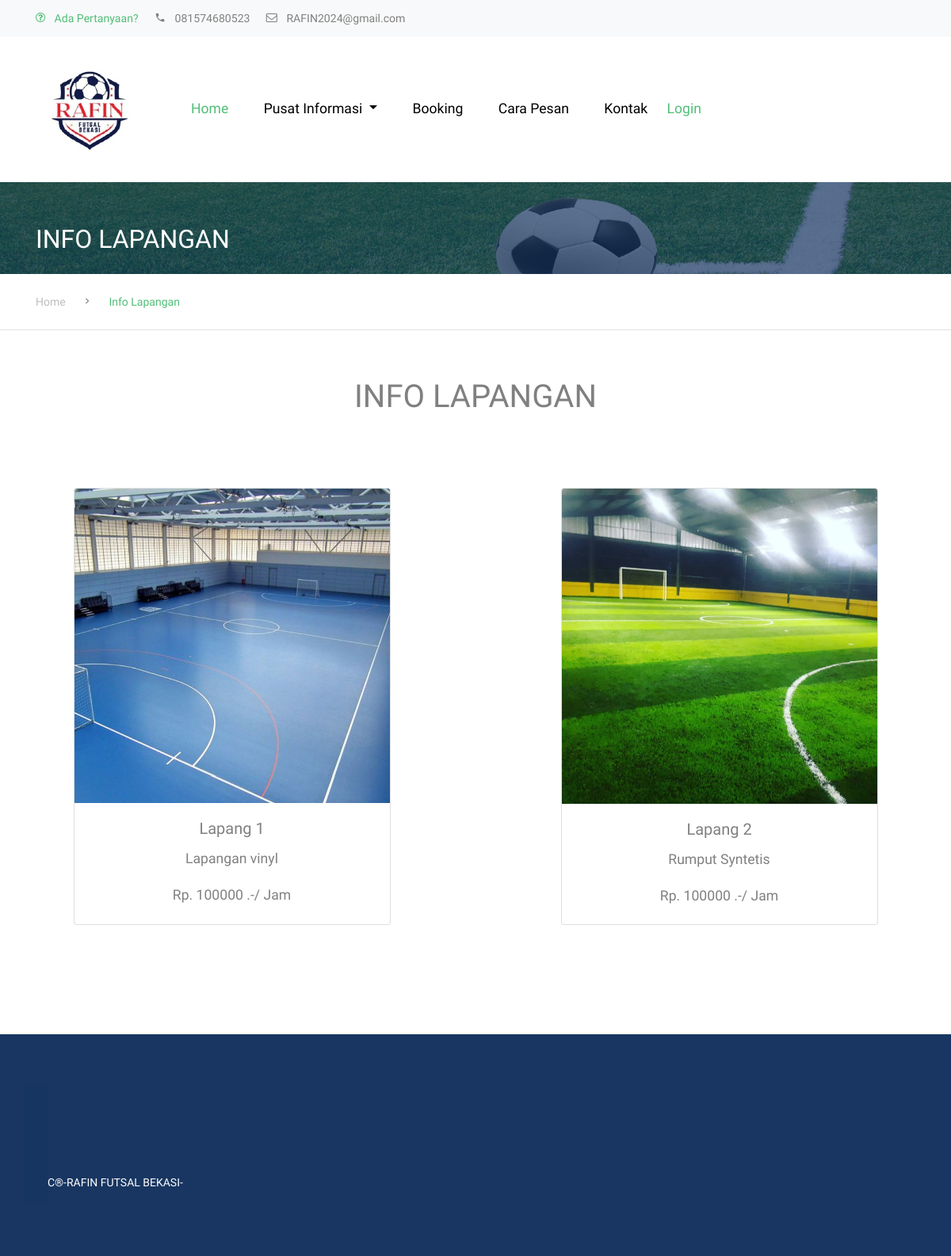
/index.php/data_lapang, run on the app's committed database.
### tables this page shows
CREATE TABLE `tb_lapang` (
  `id_lapang` int(11) NOT NULL,
  `keterangan` varchar(50) NOT NULL,
  `harga` int(11) NOT NULL,
  `gambar` text NOT NULL
);

### application/controllers/data_lapang.php (called while the page is built, shortened)
<?php
class data_lapang extends CI_Controller{
	function __construct(){
		$this->load->model('model_lapang');
                $this->load->helper('url');
	}
	function index()
	{
		$data['user'] = $this->model_lapang->tampil_data()->result();
		$this->load->view('templates_pengunjung/header');
		$this->load->view('data_lapang',$data);
		$this->load->view('templates_pengunjung/footer');
	}
}

### index.php (called while the page is built, shortened)
<?php
require_once BASEPATH.'core/CodeIgniter.php';

### application/models/model_lapang.php (called while the page is built, shortened)
<?php
class model_lapang extends CI_Model{
	function tampil_data(){
		return $this->db->get('tb_lapang');
	}
}

### application/views/data_lapang.php (the view, shortened to what this page needs)
<br><br><br>
<br><br>
<div class="site-section ftco-subscribe-1 site-blocks-cover pb-4" style="background-image: url('assets/images/lp3.jpg')">
        <div class="container">
          <div class="row align-items-end">
            <div class="col-lg-7">
              <h2 class="mb-0">INFO LAPANGAN</h2>
            </div>
          </div>
        </div>
      </div>
     <div class="custom-breadcrumns border-bottom">
      <div class="container">
        <a href="<?= base_url('dashboard') ?>">Home</a>
        <span class="mx-3 icon-keyboard_arrow_right"></span>
        <span class="current">Info Lapangan</span>
      </div>
    </div>
<br><br>
<center><strong><h1>INFO LAPANGAN</h1></strong></center>
<br><br>
<div class="row text-center mt-4">
	<?php
		foreach($user as $u){
		?>
<div class="card ml-3 mb-5 mx-auto" style="width: 25rem;">
  <img src="<?= base_url().'/upload/'.$u->gambar ?>" class="card-img-top" alt="...">
  <div class="card-body">
    <h5 class="card-title">Lapang <?= $u->id_lapang ?></h5>
    <p class="card-text"><?= $u->keterangan ?></p>
    <p class="card-text">Rp. <?= $u->harga ?> .-/ Jam</p>
  </div>
</div>
<?php } ?>
</div>
<br><br><br>

### assets/css/style.css (style rules this page uses)
body { line-height: 1.7; color: gray; font-weight: 300; font-size: 1.1rem; }
a { -webkit-transition: .3s all ease; -o-transition: .3s all ease; transition: .3s all ease; }
h1, h2, h3, h4, h5, .h1, .h2, .h3, .h4, .h5 { font-family: "Muli", -apple-system, BlinkMacSystemFont, "Segoe UI", Roboto, "Helvetica Neue", Arial, sans-serif, "Apple Color Emoji", "Segoe UI Emoji", "Segoe UI Symbol", "Noto Color Emoji"; }
.site-section { padding: 2.5em 0; }
@media (min-width: 768px) { .site-section { padding: 5em 0; } }
.site-navbar .site-navigation .site-menu a { text-decoration: none !important; display: inline-block; }
.site-mobile-menu .site-nav-wrap a { padding: 10px 20px; display: block; position: relative; color: #212529; }
.site-mobile-menu .site-nav-wrap > li > ul > li > a { padding-left: 40px; font-size: 16px; }
.custom-breadcrumns { padding: 20px 0; }
.custom-breadcrumns span, .custom-breadcrumns a { font-size: 14px; }
.custom-breadcrumns a { display: inline-block; color: #bdbdbd; }
.custom-breadcrumns .current { color: #51be78; }
.ftco-subscribe-1 { background-size: cover; background-position: center center; background-repeat: no-repeat; position: relative; }
.ftco-subscribe-1:before { position: absolute; content: ""; background: #183661; opacity: .7; z-index: 1; top: 0; left: 0; right: 0; bottom: 0; }
.ftco-subscribe-1 > .container { position: relative; z-index: 2; }
.ftco-subscribe-1 > .container h2, .ftco-subscribe-1 > .container p { color: #fff; }

### data on the page
tb_lapang: gambar (picture), id_lapang "1", keterangan "Lapangan vinyl", harga "100000"
tb_lapang: gambar (picture), id_lapang "2", keterangan "Rumput Syntetis", harga "100000"

### other printed values
anchor('auth/login','Login') "Login"
